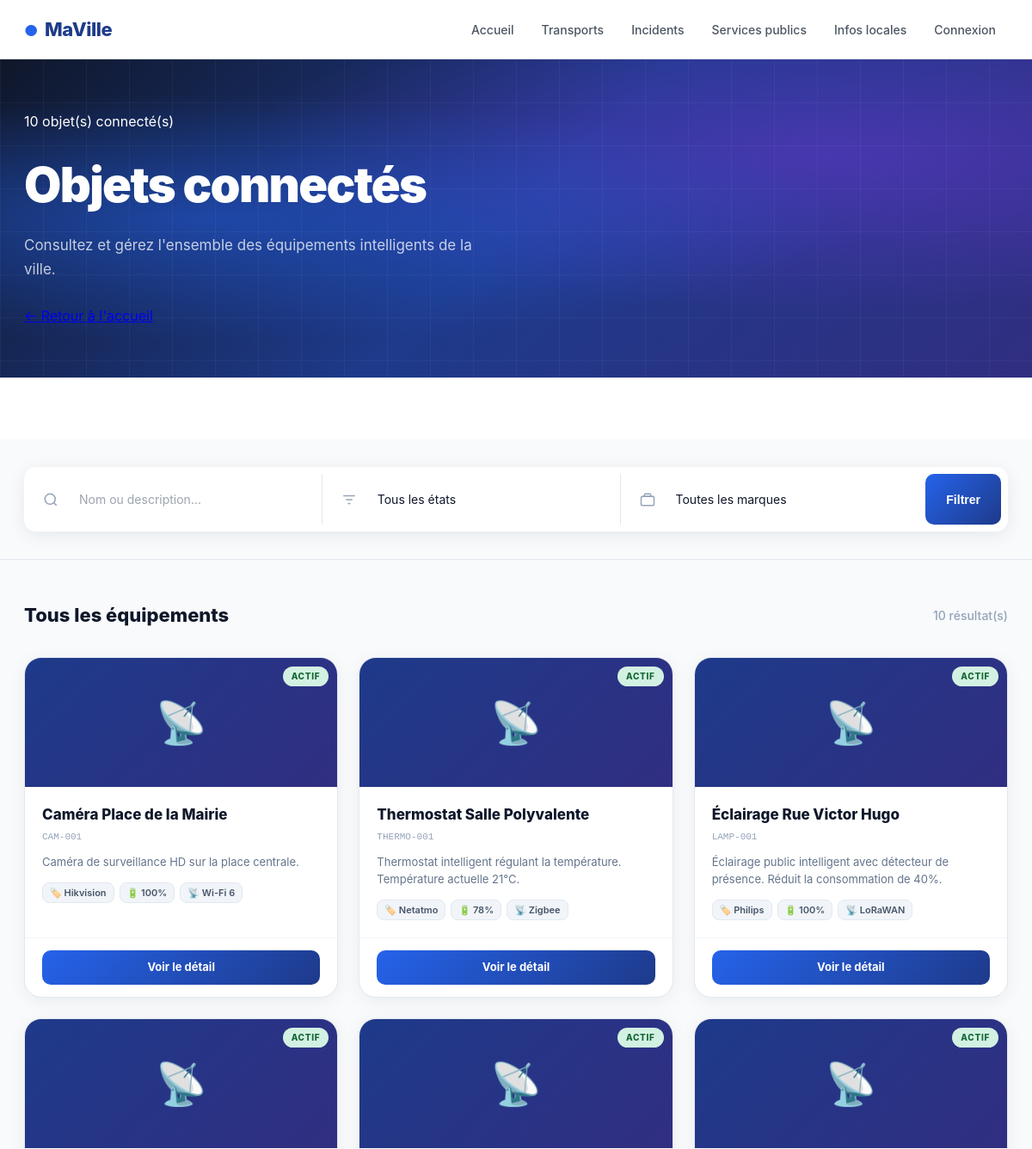
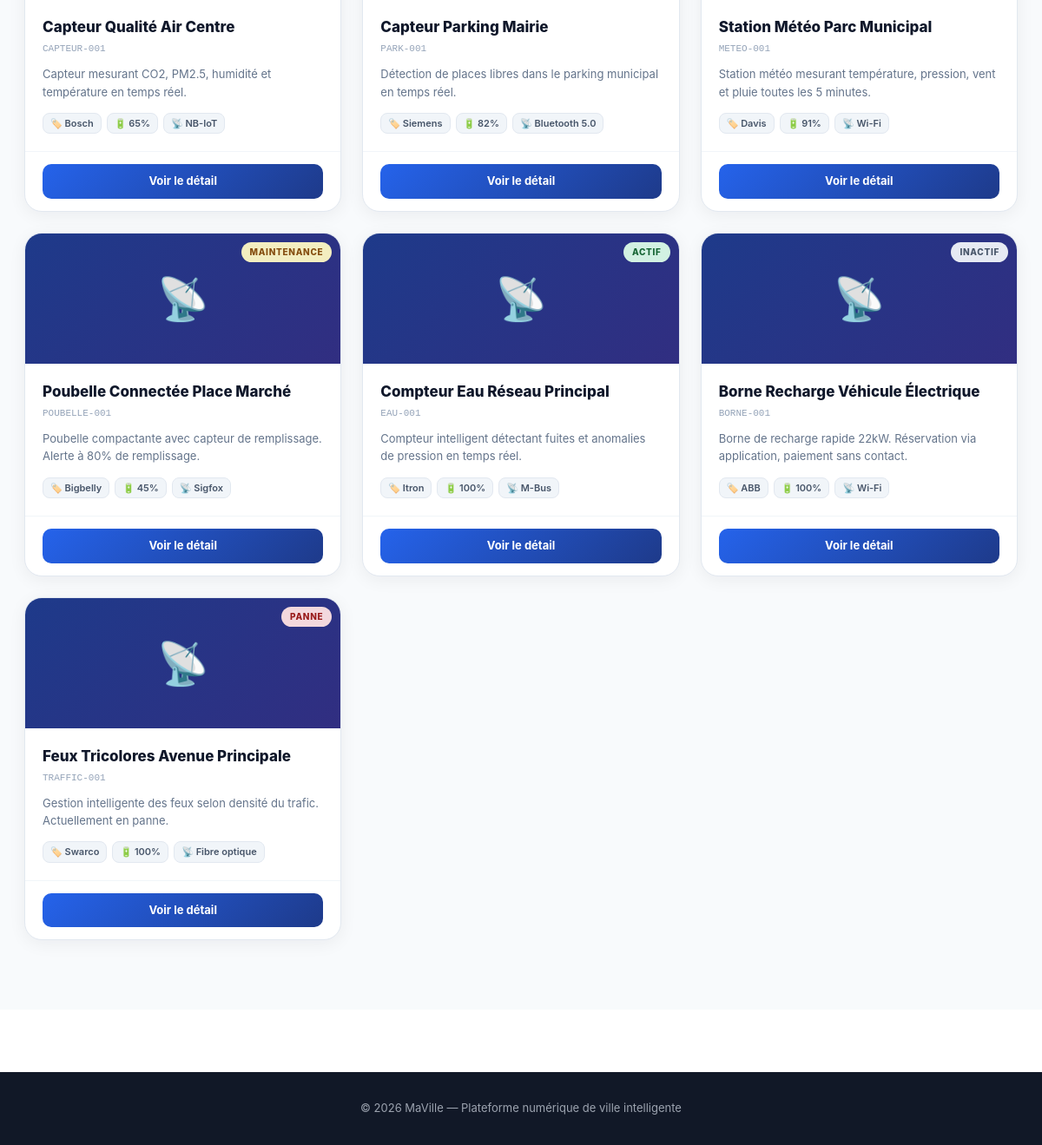
Page /produits/ on the committed database (2 pictures, top to bottom).
### monapp/models.py (models this page shows, shortened)
class Produit(models.Model):
    ID                       = models.CharField(max_length=100, primary_key=True)
    Nom                      = models.CharField(max_length=100)
    Connectiviter_type       = models.CharField(max_length=100)
    etat                     = models.CharField(max_length=20, choices=EtatObjet.choices, default=EtatObjet.INACTIF)
    marque                   = models.CharField(max_length=100)
    mode                     = models.CharField(max_length=20, choices=MODE.choices, default=MODE.AUTOMATIQUE)
    Bactterie                = models.IntegerField()
    Adresse_IP               = models.GenericIPAddressField()
    Temp_restante            = models.DateField()
    Date_dernier_maintenance = models.DateField()
    Date_dernier_utilisation = models.DateField()
    Description              = models.TextField()
    photo                    = models.ImageField(upload_to='photos/outils/', null=True, blank=True)

### monapp/views.py (the view)
# urls.py: path('produits/', views.liste_produits, name='liste_produits'),
def liste_produits(request):
    q      = request.GET.get('q', '').strip()
    etat   = request.GET.get('etat', '')
    marque = request.GET.get('marque', '')
    produits = Produit.objects.all()
    if q:
        produits = produits.filter(Q(Nom__icontains=q) | Q(Description__icontains=q))
    if etat:
        produits = produits.filter(etat=etat)
    if marque:
        produits = produits.filter(marque__icontains=marque)
    etats   = Produit.objects.values_list('etat', flat=True).distinct()
    marques = Produit.objects.values_list('marque', flat=True).distinct()
    return render(request, 'produits/liste_produits.html', {
        'produits': produits, 'etats': etats, 'marques': marques,
        'q': q, 'etat_selectionne': etat, 'marque_selectionnee': marque,
    })

### monapp/templates/produits/liste_produits.html (shortened to what this page needs)
{% extends 'monapp/base.html' %}
{% load static %}
{% block extra_head %}
<link rel="stylesheet" href="{% static 'detail_produit.css' %}">
{% endblock %}
{% block hero %}
<section class="liste-hero">
    <div class="liste-hero-bg"></div>
    <div class="liste-hero-inner">
        <div class="hero-badge" style="margin-bottom: 20px;">
            <span>{{ produits|length }} objet(s) connecté(s)</span>
        </div>
        <h2>Objets connectés</h2>
        <p>Consultez et gérez l'ensemble des équipements intelligents de la ville.</p>
        <div class="liste-hero-actions">
            <a href="{% url 'accueil' %}" class="btn-ghost">← Retour à l'accueil</a>
        </div>
    </div>
</section>
{% endblock %}
{% block content %}
<div>
    <section class="liste-search">
        <div class="wrap">
            <form method="GET" action="{% url 'liste_produits' %}">
                <div class="liste-search-box">
                    <div class="field">
                        <svg viewBox="0 0 24 24" fill="none" stroke="currentColor" stroke-width="2">
                            <circle cx="11" cy="11" r="8"></circle><path d="m21 21-4.35-4.35"></path>
                        </svg>
                        <input type="text" name="q" placeholder="Nom ou description..."
                               value="{{ q|default:'' }}">
                    </div>
                    <div class="field">
                        <svg viewBox="0 0 24 24" fill="none" stroke="currentColor" stroke-width="2">
                            <path d="M3 6h18M7 12h10M10 18h4"></path>
                        </svg>
                        <select name="etat">
                            <option value="">Tous les états</option>
                        </select>
                    </div>
                    <div class="field">
                        <svg viewBox="0 0 24 24" fill="none" stroke="currentColor" stroke-width="2">
                            <rect x="2" y="7" width="20" height="14" rx="2"></rect>
                            <path d="M16 3H8l-2 4h12z"></path>
                        </svg>
                        <select name="marque">
                            <option value="">Toutes les marques</option>
                        </select>
                    </div>
                    <button type="submit" class="btn-search-objets" style="border-radius:10px; padding: 0 24px; background: linear-gradient(135deg,#2563eb,#1e3a8a); color:#fff; border:none; font-weight:700; cursor:pointer; font-size:14px;">
                        Filtrer
                    </button>
                </div>
            </form>
        </div>
    </section>
    <section class="liste-section">
        <div class="wrap">
            <div class="liste-header">
                <h3>Tous les équipements</h3>
                <span class="liste-count">{{ produits|length }} résultat(s)</span>
            </div>
            {% if produits %}
                <div class="produits-grid">
                    {% for produit in produits %}
                    <article class="produit-card">
                        <div class="produit-card-header">
                            {% if produit.photo %}
                                <img src="{{ produit.photo.url }}" alt="{{ produit.Nom }}">
                            {% else %}
                                📡
                            {% endif %}
                            <span class="produit-etat etat-{{ produit.etat|lower }}">{{ produit.etat }}</span>
                        </div>
                        <div class="produit-card-body">
                            <h4>{{ produit.Nom }}</h4>
                            <p class="pid">{{ produit.ID }}</p>
                            <p>{{ produit.Description|truncatechars:90 }}</p>
                            <div class="produit-meta">
                                <span>🏷️ {{ produit.marque }}</span>
                                <span>🔋 {{ produit.Bactterie }}%</span>
                                <span>📡 {{ produit.Connectiviter_type }}</span>
                            </div>
                        </div>
                        <div class="produit-card-footer">
                            <a href="{% url 'detail_produit' produit.ID %}" class="btn-voir">Voir le détail</a>
                        </div>
                    </article>
                    {% endfor %}
                </div>
            {% else %}
                <div class="liste-empty">
                    <span>🔌</span>
                    <p>Aucun objet ne correspond à votre recherche.</p>
                    <a href="{% url 'liste_produits' %}" style="color:#2563eb; font-weight:700;">Voir tous les objets →</a>
                </div>
            {% endif %}
        </div>
    </section>
</div>
{% endblock %}
{% block footer %}
<footer class="site-footer">
    <div class="wrap">
        <p>&copy; 2026 MaVille — Plateforme numérique de ville intelligente</p>
    </div>
</footer>
{% endblock %}

### monapp/static/style.css (style rules this page uses)
* { box-sizing: border-box; margin: 0; padding: 0; }
html { -webkit-text-size-adjust: 100%; scroll-behavior: smooth; }
body { min-height: 100vh; font-family: -apple-system, BlinkMacSystemFont, "Segoe UI", Roboto, Arial, sans-serif; color: #1f2937; background: #ffffff; line-height: 1.5; }
.wrap { max-width: 1200px; margin: 0 auto; padding: 0 28px; width: 100%; }
form { display: flex; flex-direction: column; gap: 20px; }
input[type="text"], input[type="email"], input[type="password"], textarea, select { width: 100%; padding: 11px 14px; border: 1px solid #d1d5db; border-radius: 4px; font-size: 14px; font-family: inherit; color: #111827; background: #ffffff; outline: none; transition: border-color 0.15s, box-shadow 0.15s; }
select { appearance: none; -webkit-appearance: none; -moz-appearance: none; background-repeat: no-repeat; background-position: right 14px center; padding-right: 38px; cursor: pointer; }
input::placeholder, textarea::placeholder { color: #9ca3af; }
.site-footer { background: #111827; color: #9ca3af; padding: 32px 0; text-align: center; font-size: 13px; }

### rows in the picture
Produit: etat "ACTIF", Nom "Caméra Place de la Mairie", ID "CAM-001", Description "Caméra de surveillance HD sur la place centrale.", marque "Hikvision", Bactterie "100", Connectiviter_type "Wi-Fi 6"
Produit: etat "ACTIF", Nom "Thermostat Salle Polyvalente", ID "THERMO-001", Description "Thermostat intelligent régulant la température. Température actuelle 21°C.", marque "Netatmo", Bactterie "78", Connectiviter_type "Zigbee"
Produit: etat "ACTIF", Nom "Éclairage Rue Victor Hugo", ID "LAMP-001", Description "Éclairage public intelligent avec détecteur de présence. Réduit la consommation de 40%.", marque "Philips", Bactterie "100", Connectiviter_type "LoRaWAN"
Produit: etat "ACTIF", Nom "Capteur Qualité Air Centre", ID "CAPTEUR-001", Description "Capteur mesurant CO2, PM2.5, humidité et température en temps réel.", marque "Bosch", Bactterie "65", Connectiviter_type "NB-IoT"
Produit: etat "ACTIF", Nom "Capteur Parking Mairie", ID "PARK-001", Description "Détection de places libres dans le parking municipal en temps réel.", marque "Siemens", Bactterie "82", Connectiviter_type "Bluetooth 5.0"
Produit: etat "ACTIF", Nom "Station Météo Parc Municipal", ID "METEO-001", Description "Station météo mesurant température, pression, vent et pluie toutes les 5 minutes.", marque "Davis", Bactterie "91", Connectiviter_type "Wi-Fi"
Produit: etat "MAINTENANCE", Nom "Poubelle Connectée Place Marché", ID "POUBELLE-001", Description "Poubelle compactante avec capteur de remplissage. Alerte à 80% de remplissage.", marque "Bigbelly", Bactterie "45", Connectiviter_type "Sigfox"
Produit: etat "ACTIF", Nom "Compteur Eau Réseau Principal", ID "EAU-001", Description "Compteur intelligent détectant fuites et anomalies de pression en temps réel.", marque "Itron", Bactterie "100", Connectiviter_type "M-Bus"
Produit: etat "INACTIF", Nom "Borne Recharge Véhicule Électrique", ID "BORNE-001", Description "Borne de recharge rapide 22kW. Réservation via application, paiement sans contact.", marque "ABB", Bactterie "100", Connectiviter_type "Wi-Fi"
Produit: etat "PANNE", Nom "Feux Tricolores Avenue Principale", ID "TRAFFIC-001", Description "Gestion intelligente des feux selon densité du trafic. Actuellement en panne.", marque "Swarco", Bactterie "100", Connectiviter_type "Fibre optique"

### other values in the picture
{{ produits|length }} "10"
